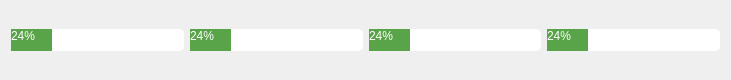
   <widget class="QWidget" name="horizontalLayoutWidget">
    <property name="geometry">
     <rect>
      <x>220</x>
      <y>110</y>
      <width>731</width>
      <height>80</height>
     </rect>
    </property>
    <layout class="QHBoxLayout" name="horizontalLayout">
     <item>
      <widget class="QProgressBar" name="housingProgressBar">
       <property name="styleSheet">
        <string notr="true">QProgressBar {
border-color: white;
border-radius: 5px;
border-width: 2px;
	color: white;

 }

 QProgressBar::chunk {
     background-color: rgb(89, 163, 72);
 }
</string>
       </property>
       <property name="value">
        <number>24</number>
       </property>
      </widget>
     </item>
     <item>
      <widget class="QProgressBar" name="foodProgressBar">
       <property name="styleSheet">
        <string notr="true">QProgressBar {
border-color: white;
border-radius: 5px;
border-width: 2px;
	color: white;

 }

 QProgressBar::chunk {
     background-color: rgb(89, 163, 72);
 }
</string>
       </property>
       <property name="value">
        <number>24</number>
       </property>
      </widget>
     </item>
     <item>
      <widget class="QProgressBar" name="amenitiesProgressBar">
       <property name="styleSheet">
        <string notr="true">QProgressBar {
border-color: white;
border-radius: 5px;
border-width: 2px;
	color: white;

 }

 QProgressBar::chunk {
     background-color: rgb(89, 163, 72);
 }
</string>
       </property>
       <property name="value">
        <number>24</number>
       </property>
      </widget>
     </item>
     <item>
      <widget class="QProgressBar" name="energyProgressBar">
       <property name="styleSheet">
        <string notr="true">QProgressBar {
border-color: white;
border-radius: 5px;
border-width: 2px;
	color: white;

 }

 QProgressBar::chunk {
     background-color: rgb(89, 163, 72);
 }
</string>
       </property>
       <property name="value">
        <number>24</number>
       </property>
      </widget>
     </item>
    </layout>
   </widget>
